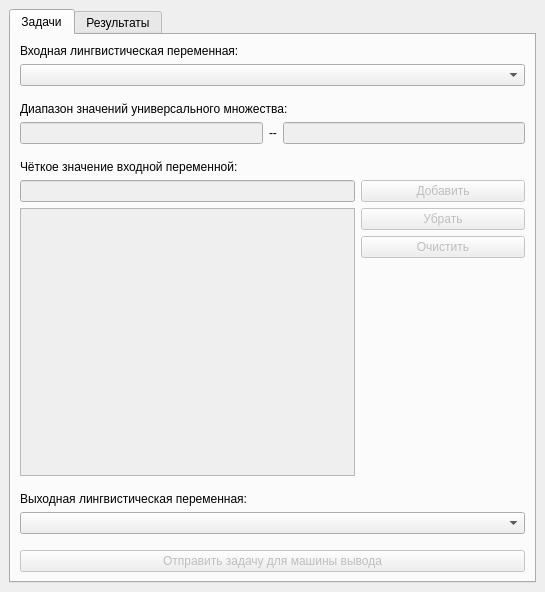
<?xml version="1.0" encoding="UTF-8"?>
<ui version="4.0">
 <class>MainWindow</class>
 <widget class="QMainWindow" name="MainWindow">
  <property name="geometry">
   <rect>
    <x>0</x>
    <y>0</y>
    <width>545</width>
    <height>592</height>
   </rect>
  </property>
  <property name="sizePolicy">
   <sizepolicy hsizetype="Expanding" vsizetype="Expanding">
    <horstretch>0</horstretch>
    <verstretch>0</verstretch>
   </sizepolicy>
  </property>
  <property name="minimumSize">
   <size>
    <width>455</width>
    <height>592</height>
   </size>
  </property>
  <property name="windowTitle">
   <string>Интерфейс аналитика</string>
  </property>
  <property name="documentMode">
   <bool>true</bool>
  </property>
  <widget class="QWidget" name="centralwidget">
   <layout class="QGridLayout" name="gridLayout_2">
    <item row="0" column="0">
     <widget class="QTabWidget" name="uiTabs">
      <property name="sizePolicy">
       <sizepolicy hsizetype="Expanding" vsizetype="Expanding">
        <horstretch>0</horstretch>
        <verstretch>0</verstretch>
       </sizepolicy>
      </property>
      <property name="currentIndex">
       <number>0</number>
      </property>
      <widget class="QWidget" name="uiTasksTab">
       <attribute name="title">
        <string>Задачи</string>
       </attribute>
       <layout class="QGridLayout" name="gridLayout_4">
        <item row="19" column="0" colspan="3">
         <widget class="QPushButton" name="uiCommitTaskButton">
          <property name="enabled">
           <bool>false</bool>
          </property>
          <property name="text">
           <string>Отправить задачу для машины вывода</string>
          </property>
         </widget>
        </item>
        <item row="1" column="0" colspan="3">
         <widget class="QComboBox" name="uiInputCombo">
          <property name="editable">
           <bool>false</bool>
          </property>
         </widget>
        </item>
        <item row="4" column="0" colspan="3">
         <widget class="QLabel" name="uiRangeLabel">
          <property name="text">
           <string>&lt;html&gt;&lt;head/&gt;&lt;body&gt;&lt;p&gt;Диапазон значений универсального множества:&lt;/p&gt;&lt;/body&gt;&lt;/html&gt;</string>
          </property>
         </widget>
        </item>
        <item row="5" column="0" colspan="3">
         <layout class="QHBoxLayout" name="uiRangeLayout">
          <item>
           <widget class="QLineEdit" name="uiRangeMinEdit">
            <property name="enabled">
             <bool>false</bool>
            </property>
            <property name="inputMask">
             <string/>
            </property>
            <property name="text">
             <string/>
            </property>
            <property name="maxLength">
             <number>32767</number>
            </property>
            <property name="readOnly">
             <bool>true</bool>
            </property>
           </widget>
          </item>
          <item>
           <widget class="QLabel" name="uiRangeSepLabel">
            <property name="sizePolicy">
             <sizepolicy hsizetype="Fixed" vsizetype="Preferred">
              <horstretch>0</horstretch>
              <verstretch>0</verstretch>
             </sizepolicy>
            </property>
            <property name="text">
             <string>--</string>
            </property>
           </widget>
          </item>
          <item>
           <widget class="QLineEdit" name="uiRangeMaxEdit">
            <property name="enabled">
             <bool>false</bool>
            </property>
            <property name="readOnly">
             <bool>true</bool>
            </property>
           </widget>
          </item>
         </layout>
        </item>
        <item row="9" column="0" colspan="3">
         <spacer name="uiTasksSpacer2">
          <property name="orientation">
           <enum>Qt::Vertical</enum>
          </property>
          <property name="sizeType">
           <enum>QSizePolicy::Fixed</enum>
          </property>
          <property name="sizeHint" stdset="0">
           <size>
            <width>20</width>
            <height>10</height>
           </size>
          </property>
         </spacer>
        </item>
        <item row="0" column="0" colspan="3">
         <widget class="QLabel" name="uiInputLabel">
          <property name="text">
           <string>Входная лингвистическая переменная:</string>
          </property>
         </widget>
        </item>
        <item row="10" column="0" colspan="3">
         <widget class="QLabel" name="uiValuesLabel">
          <property name="text">
           <string>Чёткое значение входной переменной:</string>
          </property>
         </widget>
        </item>
        <item row="12" column="2">
         <widget class="QPushButton" name="uiRemoveValueButton">
          <property name="enabled">
           <bool>false</bool>
          </property>
          <property name="text">
           <string>Убрать</string>
          </property>
         </widget>
        </item>
        <item row="14" column="2">
         <spacer name="uiTasksSpacer3">
          <property name="orientation">
           <enum>Qt::Vertical</enum>
          </property>
          <property name="sizeHint" stdset="0">
           <size>
            <width>20</width>
            <height>40</height>
           </size>
          </property>
         </spacer>
        </item>
        <item row="15" column="0" colspan="3">
         <spacer name="uiTasksSpacer4">
          <property name="orientation">
           <enum>Qt::Vertical</enum>
          </property>
          <property name="sizeType">
           <enum>QSizePolicy::Fixed</enum>
          </property>
          <property name="sizeHint" stdset="0">
           <size>
            <width>20</width>
            <height>10</height>
           </size>
          </property>
         </spacer>
        </item>
        <item row="3" column="0" colspan="3">
         <spacer name="uiTasksSpacer1">
          <property name="orientation">
           <enum>Qt::Vertical</enum>
          </property>
          <property name="sizeType">
           <enum>QSizePolicy::Fixed</enum>
          </property>
          <property name="sizeHint" stdset="0">
           <size>
            <width>20</width>
            <height>10</height>
           </size>
          </property>
         </spacer>
        </item>
        <item row="11" column="2">
         <widget class="QPushButton" name="uiAddValueButton">
          <property name="enabled">
           <bool>false</bool>
          </property>
          <property name="text">
           <string>Добавить</string>
          </property>
         </widget>
        </item>
        <item row="11" column="0" colspan="2">
         <widget class="QLineEdit" name="uiValueEdit">
          <property name="enabled">
           <bool>false</bool>
          </property>
         </widget>
        </item>
        <item row="16" column="0" colspan="3">
         <widget class="QLabel" name="uiOutputLabel">
          <property name="text">
           <string>Выходная лингвистическая переменная:</string>
          </property>
         </widget>
        </item>
        <item row="17" column="0" colspan="3">
         <widget class="QComboBox" name="uiOutputCombo"/>
        </item>
        <item row="18" column="0" colspan="3">
         <spacer name="uiTasksSpacer5">
          <property name="orientation">
           <enum>Qt::Vertical</enum>
          </property>
          <property name="sizeType">
           <enum>QSizePolicy::Fixed</enum>
          </property>
          <property name="sizeHint" stdset="0">
           <size>
            <width>20</width>
            <height>10</height>
           </size>
          </property>
         </spacer>
        </item>
        <item row="12" column="0" rowspan="3" colspan="2">
         <widget class="QTableWidget" name="uiValuesTable">
          <property name="enabled">
           <bool>false</bool>
          </property>
          <property name="editTriggers">
           <set>QAbstractItemView::NoEditTriggers</set>
          </property>
          <property name="alternatingRowColors">
           <bool>true</bool>
          </property>
          <property name="selectionMode">
           <enum>QAbstractItemView::SingleSelection</enum>
          </property>
          <property name="selectionBehavior">
           <enum>QAbstractItemView::SelectRows</enum>
          </property>
          <property name="columnCount">
           <number>0</number>
          </property>
          <attribute name="horizontalHeaderHighlightSections">
           <bool>false</bool>
          </attribute>
          <attribute name="horizontalHeaderShowSortIndicator" stdset="0">
           <bool>true</bool>
          </attribute>
          <attribute name="horizontalHeaderStretchLastSection">
           <bool>true</bool>
          </attribute>
          <attribute name="verticalHeaderVisible">
           <bool>false</bool>
          </attribute>
         </widget>
        </item>
        <item row="13" column="2">
         <widget class="QPushButton" name="uiClearValueButton">
          <property name="enabled">
           <bool>false</bool>
          </property>
          <property name="text">
           <string>Очистить</string>
          </property>
         </widget>
        </item>
       </layout>
      </widget>
      <widget class="QWidget" name="uiResultsTab">
       <attribute name="title">
        <string>Результаты</string>
       </attribute>
       <layout class="QGridLayout" name="gridLayout_6">
        <item row="2" column="0" colspan="2">
         <spacer name="uiResultsSpacer1">
          <property name="orientation">
           <enum>Qt::Vertical</enum>
          </property>
          <property name="sizeType">
           <enum>QSizePolicy::Fixed</enum>
          </property>
          <property name="sizeHint" stdset="0">
           <size>
            <width>20</width>
            <height>10</height>
           </size>
          </property>
         </spacer>
        </item>
        <item row="8" column="0" colspan="2">
         <spacer name="uiResultsSpacer3">
          <property name="orientation">
           <enum>Qt::Vertical</enum>
          </property>
          <property name="sizeType">
           <enum>QSizePolicy::Fixed</enum>
          </property>
          <property name="sizeHint" stdset="0">
           <size>
            <width>20</width>
            <height>10</height>
           </size>
          </property>
         </spacer>
        </item>
        <item row="0" column="0" colspan="2">
         <widget class="QLabel" name="uiTaskLabel">
          <property name="text">
           <string>Задача:</string>
          </property>
         </widget>
        </item>
        <item row="6" column="0" colspan="2">
         <widget class="QLabel" name="uiRulesLabel">
          <property name="text">
           <string>Правила:</string>
          </property>
         </widget>
        </item>
        <item row="5" column="0" colspan="2">
         <spacer name="uiResultsSpacer2">
          <property name="orientation">
           <enum>Qt::Vertical</enum>
          </property>
          <property name="sizeType">
           <enum>QSizePolicy::Fixed</enum>
          </property>
          <property name="sizeHint" stdset="0">
           <size>
            <width>20</width>
            <height>10</height>
           </size>
          </property>
         </spacer>
        </item>
        <item row="1" column="0" colspan="2">
         <widget class="QComboBox" name="uiTaskCombo"/>
        </item>
        <item row="3" column="0" colspan="2">
         <widget class="QLabel" name="uiVariablesLabel">
          <property name="text">
           <string>Переменные:</string>
          </property>
         </widget>
        </item>
        <item row="9" column="0">
         <widget class="QLabel" name="uiFunctionLabel">
          <property name="text">
           <string>Функция принадлежности:</string>
          </property>
         </widget>
        </item>
        <item row="4" column="0" colspan="2">
         <widget class="QTableWidget" name="uiVariablesTable">
          <property name="enabled">
           <bool>false</bool>
          </property>
          <property name="alternatingRowColors">
           <bool>true</bool>
          </property>
          <property name="selectionMode">
           <enum>QAbstractItemView::NoSelection</enum>
          </property>
          <attribute name="horizontalHeaderCascadingSectionResizes">
           <bool>true</bool>
          </attribute>
          <attribute name="verticalHeaderVisible">
           <bool>false</bool>
          </attribute>
         </widget>
        </item>
        <item row="7" column="0" colspan="2">
         <widget class="QTableWidget" name="uiRulesTable">
          <property name="enabled">
           <bool>false</bool>
          </property>
          <property name="alternatingRowColors">
           <bool>true</bool>
          </property>
          <property name="selectionMode">
           <enum>QAbstractItemView::NoSelection</enum>
          </property>
          <attribute name="horizontalHeaderCascadingSectionResizes">
           <bool>true</bool>
          </attribute>
          <attribute name="verticalHeaderVisible">
           <bool>false</bool>
          </attribute>
         </widget>
        </item>
        <item row="10" column="0" colspan="2">
         <widget class="QGraphicsView" name="uiFunctionGraph">
          <property name="enabled">
           <bool>false</bool>
          </property>
          <property name="verticalScrollBarPolicy">
           <enum>Qt::ScrollBarAlwaysOff</enum>
          </property>
          <property name="horizontalScrollBarPolicy">
           <enum>Qt::ScrollBarAlwaysOff</enum>
          </property>
          <property name="interactive">
           <bool>false</bool>
          </property>
          <property name="transformationAnchor">
           <enum>QGraphicsView::NoAnchor</enum>
          </property>
          <property name="viewportUpdateMode">
           <enum>QGraphicsView::NoViewportUpdate</enum>
          </property>
         </widget>
        </item>
       </layout>
      </widget>
     </widget>
    </item>
   </layout>
  </widget>
 </widget>
 <tabstops>
  <tabstop>uiTabs</tabstop>
  <tabstop>uiInputCombo</tabstop>
  <tabstop>uiRangeMinEdit</tabstop>
  <tabstop>uiRangeMaxEdit</tabstop>
  <tabstop>uiValueEdit</tabstop>
  <tabstop>uiAddValueButton</tabstop>
  <tabstop>uiRemoveValueButton</tabstop>
  <tabstop>uiValuesTable</tabstop>
  <tabstop>uiOutputCombo</tabstop>
  <tabstop>uiCommitTaskButton</tabstop>
 </tabstops>
 <resources/>
 <connections/>
</ui>
